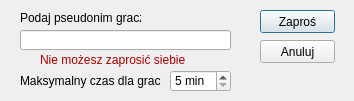
<?xml version="1.0" encoding="UTF-8"?>
<ui version="4.0">
 <class>DialogWyslijZaproszenie</class>
 <widget class="QDialog" name="DialogWyslijZaproszenie">
  <property name="windowModality">
   <enum>Qt::WindowModal</enum>
  </property>
  <property name="geometry">
   <rect>
    <x>0</x>
    <y>0</y>
    <width>354</width>
    <height>101</height>
   </rect>
  </property>
  <property name="contextMenuPolicy">
   <enum>Qt::NoContextMenu</enum>
  </property>
  <property name="windowTitle">
   <string>Zaproś Gracza</string>
  </property>
  <widget class="QLabel" name="labelNick">
   <property name="geometry">
    <rect>
     <x>20</x>
     <y>10</y>
     <width>121</width>
     <height>16</height>
    </rect>
   </property>
   <property name="text">
    <string>Podaj pseudonim gracza</string>
   </property>
   <property name="buddy">
    <cstring>leNick</cstring>
   </property>
  </widget>
  <widget class="QLineEdit" name="leNick">
   <property name="geometry">
    <rect>
     <x>20</x>
     <y>30</y>
     <width>211</width>
     <height>20</height>
    </rect>
   </property>
   <property name="maxLength">
    <number>32</number>
   </property>
  </widget>
  <widget class="QPushButton" name="buttonZapros">
   <property name="geometry">
    <rect>
     <x>260</x>
     <y>10</y>
     <width>75</width>
     <height>23</height>
    </rect>
   </property>
   <property name="text">
    <string>Zaproś</string>
   </property>
  </widget>
  <widget class="QPushButton" name="buttonAnuluj">
   <property name="geometry">
    <rect>
     <x>260</x>
     <y>40</y>
     <width>75</width>
     <height>23</height>
    </rect>
   </property>
   <property name="text">
    <string>Anuluj</string>
   </property>
  </widget>
  <widget class="QLabel" name="labelCzas">
   <property name="geometry">
    <rect>
     <x>20</x>
     <y>70</y>
     <width>141</width>
     <height>21</height>
    </rect>
   </property>
   <property name="text">
    <string>Maksymalny czas dla gracza</string>
   </property>
   <property name="buddy">
    <cstring>spinCzas</cstring>
   </property>
  </widget>
  <widget class="QSpinBox" name="spinCzas">
   <property name="geometry">
    <rect>
     <x>170</x>
     <y>70</y>
     <width>61</width>
     <height>22</height>
    </rect>
   </property>
   <property name="suffix">
    <string> min</string>
   </property>
   <property name="minimum">
    <number>5</number>
   </property>
   <property name="maximum">
    <number>300</number>
   </property>
   <property name="singleStep">
    <number>5</number>
   </property>
  </widget>
  <widget class="QLabel" name="labelBlad">
   <property name="geometry">
    <rect>
     <x>40</x>
     <y>50</y>
     <width>181</width>
     <height>20</height>
    </rect>
   </property>
   <property name="palette">
    <palette>
     <active>
      <colorrole role="WindowText">
       <brush brushstyle="SolidPattern">
        <color alpha="255">
         <red>170</red>
         <green>0</green>
         <blue>0</blue>
        </color>
       </brush>
      </colorrole>
     </active>
     <inactive>
      <colorrole role="WindowText">
       <brush brushstyle="SolidPattern">
        <color alpha="255">
         <red>170</red>
         <green>0</green>
         <blue>0</blue>
        </color>
       </brush>
      </colorrole>
     </inactive>
     <disabled>
      <colorrole role="WindowText">
       <brush brushstyle="SolidPattern">
        <color alpha="255">
         <red>120</red>
         <green>120</green>
         <blue>120</blue>
        </color>
       </brush>
      </colorrole>
     </disabled>
    </palette>
   </property>
   <property name="text">
    <string>Nie możesz zaprosić siebie</string>
   </property>
  </widget>
 </widget>
 <tabstops>
  <tabstop>leNick</tabstop>
  <tabstop>spinCzas</tabstop>
  <tabstop>buttonZapros</tabstop>
  <tabstop>buttonAnuluj</tabstop>
 </tabstops>
 <resources/>
 <connections>
  <connection>
   <sender>buttonAnuluj</sender>
   <signal>clicked()</signal>
   <receiver>DialogWyslijZaproszenie</receiver>
   <slot>reject()</slot>
   <hints>
    <hint type="sourcelabel">
     <x>301</x>
     <y>57</y>
    </hint>
    <hint type="destinationlabel">
     <x>299</x>
     <y>72</y>
    </hint>
   </hints>
  </connection>
  <connection>
   <sender>leNick</sender>
   <signal>textChanged(QString)</signal>
   <receiver>DialogWyslijZaproszenie</receiver>
   <slot>zmienNick(QString)</slot>
   <hints>
    <hint type="sourcelabel">
     <x>109</x>
     <y>41</y>
    </hint>
    <hint type="destinationlabel">
     <x>35</x>
     <y>55</y>
    </hint>
   </hints>
  </connection>
  <connection>
   <sender>spinCzas</sender>
   <signal>valueChanged(int)</signal>
   <receiver>DialogWyslijZaproszenie</receiver>
   <slot>zmienCzas(int)</slot>
   <hints>
    <hint type="sourcelabel">
     <x>197</x>
     <y>78</y>
    </hint>
    <hint type="destinationlabel">
     <x>181</x>
     <y>85</y>
    </hint>
   </hints>
  </connection>
  <connection>
   <sender>leNick</sender>
   <signal>textChanged(QString)</signal>
   <receiver>labelBlad</receiver>
   <slot>hide()</slot>
   <hints>
    <hint type="sourcelabel">
     <x>161</x>
     <y>39</y>
    </hint>
    <hint type="destinationlabel">
     <x>166</x>
     <y>58</y>
    </hint>
   </hints>
  </connection>
  <connection>
   <sender>buttonZapros</sender>
   <signal>clicked()</signal>
   <receiver>DialogWyslijZaproszenie</receiver>
   <slot>sprawdzPoprawnosc()</slot>
   <hints>
    <hint type="sourcelabel">
     <x>269</x>
     <y>17</y>
    </hint>
    <hint type="destinationlabel">
     <x>238</x>
     <y>32</y>
    </hint>
   </hints>
  </connection>
 </connections>
 <slots>
  <slot>zmienNick(QString)</slot>
  <slot>zmienCzas(int)</slot>
  <slot>sprawdzPoprawnosc()</slot>
 </slots>
</ui>
